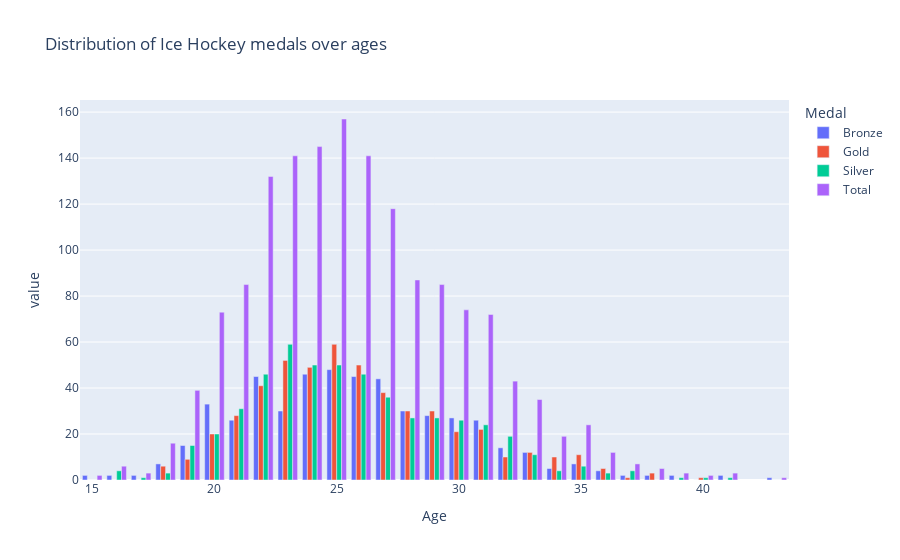
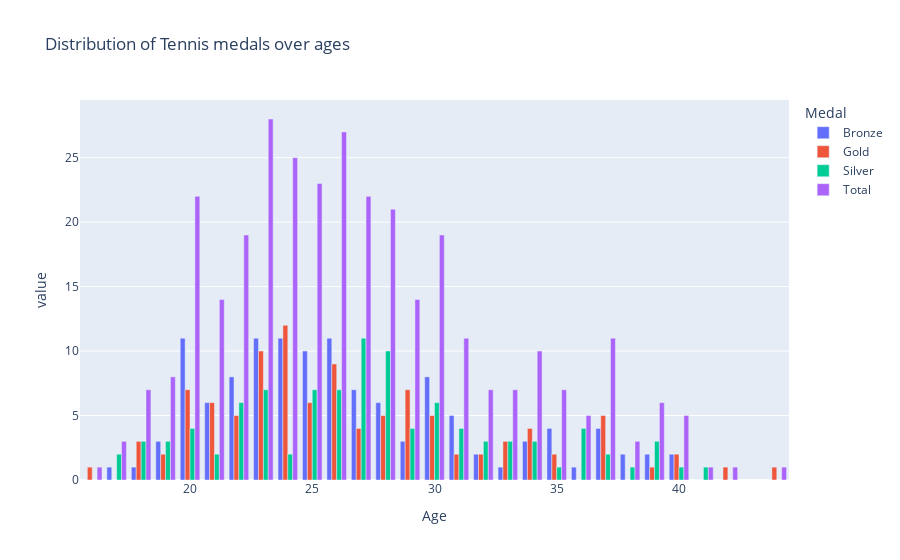
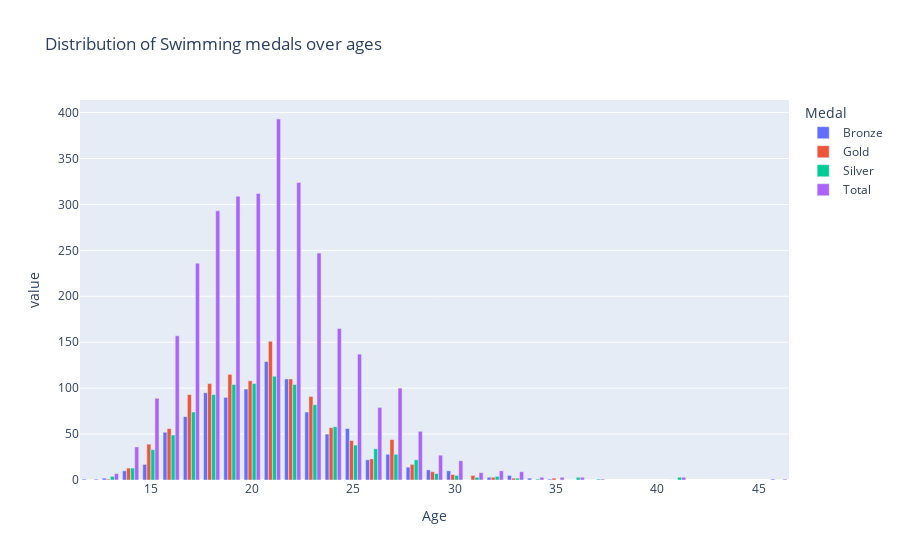

Here is the notebook cell these charts were saved with, in order:
### Markdown cell above
Distribution over ages

### Code cell
sports = ["Ice Hockey", "Tennis", "Swimming", "Football" ]
for sport in sports:
    df_sport = athlete_regions[athlete_regions["Sport"] == sport]
    print(f"The dataframe has a shape: {df_sport.shape}")

    # use sub_df module to get sub dataframe of choosen arg: "region"
    # select the countries which had medals in history and sort by total medals descending
    medals_sport= af2.count_medals_n(df_sport, "Age")
    print(f"The ages win medals of {sport} are: {medals_sport.index.unique()}")
    print(f"The most common ages to win medals in Olympics are:")
    print(medals_sport.head(10))

    # plot:

    fig = px.bar(medals_sport, x=medals_sport.index, y=medals_sport.columns,
             title=f"Distribution of {sport} medals over ages")
    fig.update_layout(barmode='group')
    fig.show()
    fig.write_html(
            f"Visualiseringar/Q2.{sport}_age.html", auto_open=True)

### Figure 1 — Plotly figure (JSON) as saved in the notebook; plotly's stock layout.template omitted (floating-point values rounded to 4 significant figures)
{"data": [{"alignmentgroup": "True", "hovertemplate": "Medal=Bronze<br>Age=%{x}<br>value=%{y}<extra></extra>", "legendgroup": "Bronze", "marker": {"color": "#636efa", "pattern": {"shape": ""}}, "name": "Bronze", "offsetgroup": "Bronze", "orientation": "v", "showlegend": true, "textposition": "auto", "type": "bar", "x": [25, 24, 26, 23, 22, 27, 28, 29, 21, 30, 20, 31, 32, 19, 33, 35, 34, 18, 36, 37, 16, 38, 41, 17, 39, 15, 40, 43], "xaxis": "x", "y": [48, 46, 45, 30, 45, 44, 30, 28, 26, 27, 33, 26, 14, 15, 12, 7, 5, 7, 4, 2, 2, 2, 2, 2, 2, 2, 0, 1], "yaxis": "y"}, {"alignmentgroup": "True", "hovertemplate": "Medal=Gold<br>Age=%{x}<br>value=%{y}<extra></extra>", "legendgroup": "Gold", "marker": {"color": "#EF553B", "pattern": {"shape": ""}}, "name": "Gold", "offsetgroup": "Gold", "orientation": "v", "showlegend": true, "textposition": "auto", "type": "bar", "x": [25, 24, 26, 23, 22, 27, 28, 29, 21, 30, 20, 31, 32, 19, 33, 35, 34, 18, 36, 37, 16, 38, 41, 17, 39, 15, 40, 43], "xaxis": "x", "y": [59, 49, 50, 52, 41, 38, 30, 30, 28, 21, 20, 22, 10, 9, 12, 11, 10, 6, 5, 1, 0, 3, 0, 0, 0, 0, 1, 0], "yaxis": "y"}, {"alignmentgroup": "True", "hovertemplate": "Medal=Silver<br>Age=%{x}<br>value=%{y}<extra></extra>", "legendgroup": "Silver", "marker": {"color": "#00cc96", "pattern": {"shape": ""}}, "name": "Silver", "offsetgroup": "Silver", "orientation": "v", "showlegend": true, "textposition": "auto", "type": "bar", "x": [25, 24, 26, 23, 22, 27, 28, 29, 21, 30, 20, 31, 32, 19, 33, 35, 34, 18, 36, 37, 16, 38, 41, 17, 39, 15, 40, 43], "xaxis": "x", "y": [50, 50, 46, 59, 46, 36, 27, 27, 31, 26, 20, 24, 19, 15, 11, 6, 4, 3, 3, 4, 4, 0, 1, 1, 1, 0, 1, 0], "yaxis": "y"}, {"alignmentgroup": "True", "hovertemplate": "Medal=Total<br>Age=%{x}<br>value=%{y}<extra></extra>", "legendgroup": "Total", "marker": {"color": "#ab63fa", "pattern": {"shape": ""}}, "name": "Total", "offsetgroup": "Total", "orientation": "v", "showlegend": true, "textposition": "auto", "type": "bar", "x": [25, 24, 26, 23, 22, 27, 28, 29, 21, 30, 20, 31, 32, 19, 33, 35, 34, 18, 36, 37, 16, 38, 41, 17, 39, 15, 40, 43], "xaxis": "x", "y": [157, 145, 141, 141, 132, 118, 87, 85, 85, 74, 73, 72, 43, 39, 35, 24, 19, 16, 12, 7, 6, 5, 3, 3, 3, 2, 2, 1], "yaxis": "y"}], "layout": {"barmode": "group", "legend": {"title": {"text": "Medal"}, "tracegroupgap": 0}, "title": {"text": "Distribution of Ice Hockey medals over ages"}, "xaxis": {"anchor": "y", "domain": [0, 1], "title": {"text": "Age"}}, "yaxis": {"anchor": "x", "domain": [0, 1], "title": {"text": "value"}}}}

### Figure 2 — Plotly figure (JSON) as saved in the notebook; plotly's stock layout.template omitted (floating-point values rounded to 4 significant figures)
{"data": [{"alignmentgroup": "True", "hovertemplate": "Medal=Bronze<br>Age=%{x}<br>value=%{y}<extra></extra>", "legendgroup": "Bronze", "marker": {"color": "#636efa", "pattern": {"shape": ""}}, "name": "Bronze", "offsetgroup": "Bronze", "orientation": "v", "showlegend": true, "textposition": "auto", "type": "bar", "x": [23, 26, 24, 25, 27, 20, 28, 30, 22, 29, 21, 37, 31, 34, 19, 33, 35, 32, 18, 39, 36, 40, 17, 38, 42, 16, 41, 44], "xaxis": "x", "y": [11, 11, 11, 10, 7, 11, 6, 8, 8, 3, 6, 4, 5, 3, 3, 1, 4, 2, 1, 2, 1, 2, 1, 2, 0, 0, 0, 0], "yaxis": "y"}, {"alignmentgroup": "True", "hovertemplate": "Medal=Gold<br>Age=%{x}<br>value=%{y}<extra></extra>", "legendgroup": "Gold", "marker": {"color": "#EF553B", "pattern": {"shape": ""}}, "name": "Gold", "offsetgroup": "Gold", "orientation": "v", "showlegend": true, "textposition": "auto", "type": "bar", "x": [23, 26, 24, 25, 27, 20, 28, 30, 22, 29, 21, 37, 31, 34, 19, 33, 35, 32, 18, 39, 36, 40, 17, 38, 42, 16, 41, 44], "xaxis": "x", "y": [10, 9, 12, 6, 4, 7, 5, 5, 5, 7, 6, 5, 2, 4, 2, 3, 2, 2, 3, 1, 0, 2, 0, 0, 1, 1, 0, 1], "yaxis": "y"}, {"alignmentgroup": "True", "hovertemplate": "Medal=Silver<br>Age=%{x}<br>value=%{y}<extra></extra>", "legendgroup": "Silver", "marker": {"color": "#00cc96", "pattern": {"shape": ""}}, "name": "Silver", "offsetgroup": "Silver", "orientation": "v", "showlegend": true, "textposition": "auto", "type": "bar", "x": [23, 26, 24, 25, 27, 20, 28, 30, 22, 29, 21, 37, 31, 34, 19, 33, 35, 32, 18, 39, 36, 40, 17, 38, 42, 16, 41, 44], "xaxis": "x", "y": [7, 7, 2, 7, 11, 4, 10, 6, 6, 4, 2, 2, 4, 3, 3, 3, 1, 3, 3, 3, 4, 1, 2, 1, 0, 0, 1, 0], "yaxis": "y"}, {"alignmentgroup": "True", "hovertemplate": "Medal=Total<br>Age=%{x}<br>value=%{y}<extra></extra>", "legendgroup": "Total", "marker": {"color": "#ab63fa", "pattern": {"shape": ""}}, "name": "Total", "offsetgroup": "Total", "orientation": "v", "showlegend": true, "textposition": "auto", "type": "bar", "x": [23, 26, 24, 25, 27, 20, 28, 30, 22, 29, 21, 37, 31, 34, 19, 33, 35, 32, 18, 39, 36, 40, 17, 38, 42, 16, 41, 44], "xaxis": "x", "y": [28, 27, 25, 23, 22, 22, 21, 19, 19, 14, 14, 11, 11, 10, 8, 7, 7, 7, 7, 6, 5, 5, 3, 3, 1, 1, 1, 1], "yaxis": "y"}], "layout": {"barmode": "group", "legend": {"title": {"text": "Medal"}, "tracegroupgap": 0}, "title": {"text": "Distribution of Tennis medals over ages"}, "xaxis": {"anchor": "y", "domain": [0, 1], "title": {"text": "Age"}}, "yaxis": {"anchor": "x", "domain": [0, 1], "title": {"text": "value"}}}}

### Figure 3 — Plotly figure (JSON) as saved in the notebook; plotly's stock layout.template omitted (floating-point values rounded to 4 significant figures)
{"data": [{"alignmentgroup": "True", "hovertemplate": "Medal=Bronze<br>Age=%{x}<br>value=%{y}<extra></extra>", "legendgroup": "Bronze", "marker": {"color": "#636efa", "pattern": {"shape": ""}}, "name": "Bronze", "offsetgroup": "Bronze", "orientation": "v", "showlegend": true, "textposition": "auto", "type": "bar", "x": [21, 22, 20, 19, 18, 23, 17, 24, 16, 25, 27, 15, 26, 28, 14, 29, 30, 32, 33, 31, 13, 41, 34, 35, 36, 12, 37, 46], "xaxis": "x", "y": [129, 110, 99, 90, 95, 74, 69, 50, 52, 56, 28, 17, 22, 14, 10, 11, 10, 3, 5, 0, 2, 0, 2, 1, 0, 1, 0, 1], "yaxis": "y"}, {"alignmentgroup": "True", "hovertemplate": "Medal=Gold<br>Age=%{x}<br>value=%{y}<extra></extra>", "legendgroup": "Gold", "marker": {"color": "#EF553B", "pattern": {"shape": ""}}, "name": "Gold", "offsetgroup": "Gold", "orientation": "v", "showlegend": true, "textposition": "auto", "type": "bar", "x": [21, 22, 20, 19, 18, 23, 17, 24, 16, 25, 27, 15, 26, 28, 14, 29, 30, 32, 33, 31, 13, 41, 34, 35, 36, 12, 37, 46], "xaxis": "x", "y": [151, 110, 108, 115, 105, 91, 93, 57, 56, 43, 44, 39, 23, 17, 13, 9, 6, 3, 2, 5, 1, 0, 0, 2, 0, 0, 0, 0], "yaxis": "y"}, {"alignmentgroup": "True", "hovertemplate": "Medal=Silver<br>Age=%{x}<br>value=%{y}<extra></extra>", "legendgroup": "Silver", "marker": {"color": "#00cc96", "pattern": {"shape": ""}}, "name": "Silver", "offsetgroup": "Silver", "orientation": "v", "showlegend": true, "textposition": "auto", "type": "bar", "x": [21, 22, 20, 19, 18, 23, 17, 24, 16, 25, 27, 15, 26, 28, 14, 29, 30, 32, 33, 31, 13, 41, 34, 35, 36, 12, 37, 46], "xaxis": "x", "y": [113, 104, 105, 104, 93, 82, 74, 58, 49, 38, 28, 33, 34, 22, 13, 7, 5, 4, 2, 3, 4, 3, 1, 0, 3, 0, 1, 0], "yaxis": "y"}, {"alignmentgroup": "True", "hovertemplate": "Medal=Total<br>Age=%{x}<br>value=%{y}<extra></extra>", "legendgroup": "Total", "marker": {"color": "#ab63fa", "pattern": {"shape": ""}}, "name": "Total", "offsetgroup": "Total", "orientation": "v", "showlegend": true, "textposition": "auto", "type": "bar", "x": [21, 22, 20, 19, 18, 23, 17, 24, 16, 25, 27, 15, 26, 28, 14, 29, 30, 32, 33, 31, 13, 41, 34, 35, 36, 12, 37, 46], "xaxis": "x", "y": [393, 324, 312, 309, 293, 247, 236, 165, 157, 137, 100, 89, 79, 53, 36, 27, 21, 10, 9, 8, 7, 3, 3, 3, 3, 1, 1, 1], "yaxis": "y"}], "layout": {"barmode": "group", "legend": {"title": {"text": "Medal"}, "tracegroupgap": 0}, "title": {"text": "Distribution of Swimming medals over ages"}, "xaxis": {"anchor": "y", "domain": [0, 1], "title": {"text": "Age"}}, "yaxis": {"anchor": "x", "domain": [0, 1], "title": {"text": "value"}}}}
